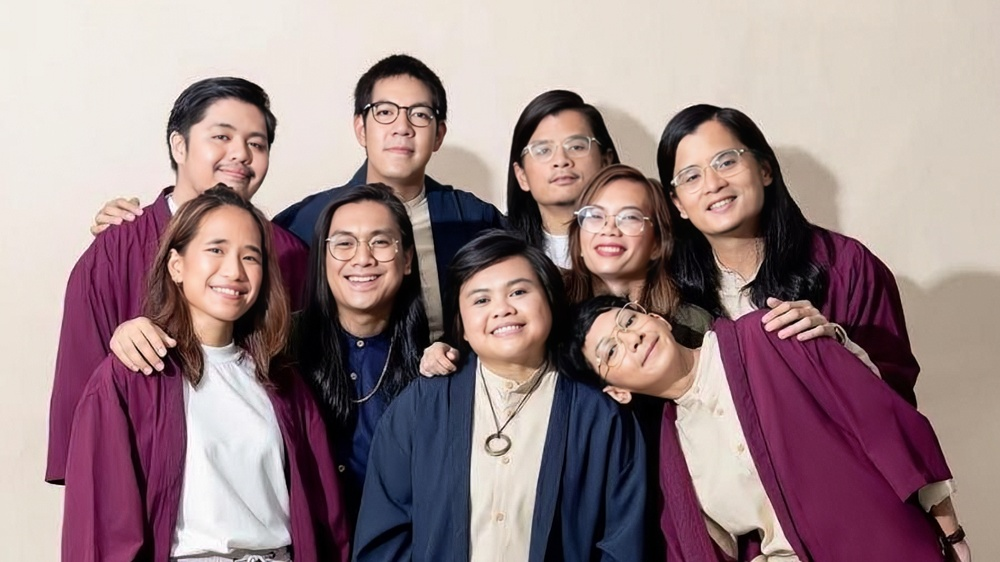
#> input picture images/ben&ben1.jpeg, 1000 x 562 px, shrunk from 1600 x 900 before the run
$ jupyter execute 'Electives - Finals_ Arnante_Tolentino.ipynb'
#> lines starting #> are read from the running program, lines starting #| are printed output that depends on the picture; after the words box and inside, x2 and y2 are one past the last pixel; in counts of white or black regions, pixels touching at a corner belong together
## Facial Recognition of Ben & Ben Band Members

### Import Libraries

[cell 1]
import cv2

### Choosing a Classifier

[cell 2]
# uncomment one to use as face classifier

classifier = cv2.CascadeClassifier("haarcascade_frontalface_default.xml")
#classifier = cv2.CascadeClassifier("lbpcascade_frontalface_improved.xml")

### Reading Images

[cell 3]
img1 = cv2.imread("images/ben&ben1.jpeg")
#> img1 is the input picture: shape (562, 1000, 3); mean B, G, R 134.4, 132.5, 154.8
img2 = cv2.imread("images/ben&ben2.png")
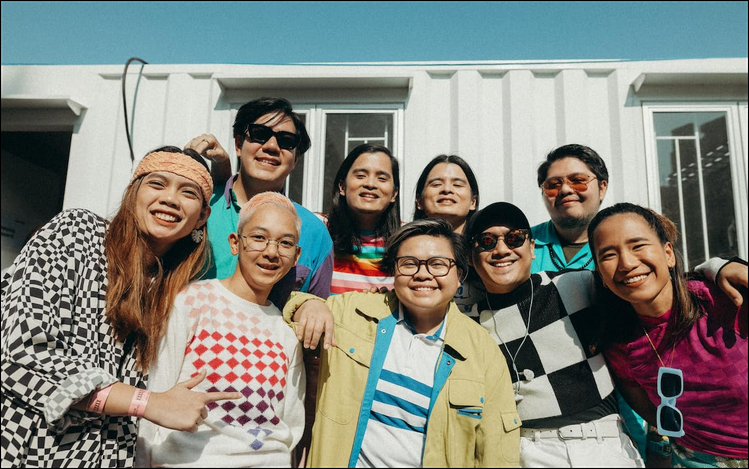
#> input picture images/ben&ben2.png, 749 x 469 px, shrunk from 1199 x 750 before the run
#> img2 is the input picture: shape (469, 749, 3); mean B, G, R 125.6, 132.5, 130.1
img3 = cv2.imread("images/ben&ben3.jpg")
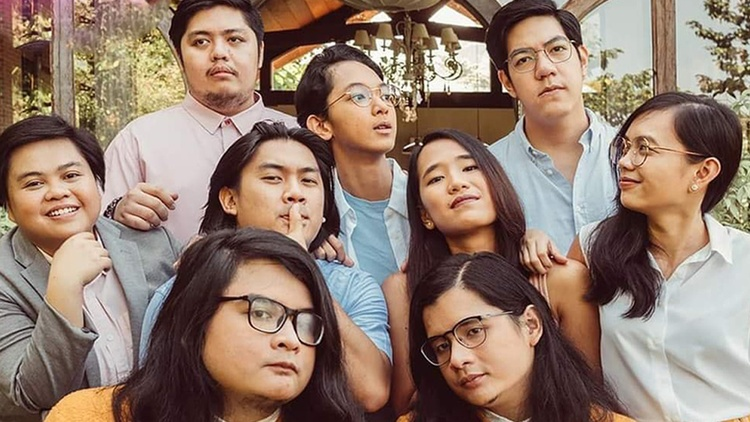
#> input picture images/ben&ben3.jpg, 750 x 422 px, shrunk from 1200 x 675 before the run
#> img3 is the input picture: shape (422, 750, 3); mean B, G, R 109.6, 123.5, 146.5
img4 = cv2.imread("images/ben&ben4.jpg")
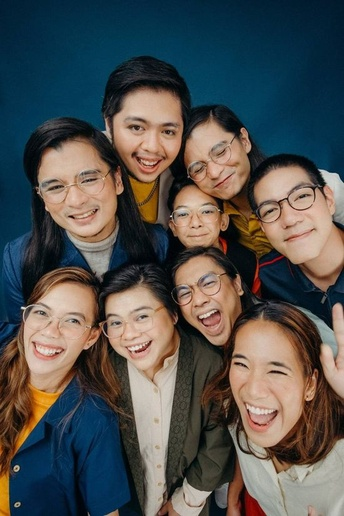
#> input picture images/ben&ben4.jpg, 344 x 516 px, shrunk from 550 x 825 before the run
#> img4 is the input picture: shape (516, 344, 3); mean B, G, R 79.1, 81, 80.9
img5 = cv2.imread("images/ben&ben5.png")

### Image Selector

[cell 4]
# replace img[number] to choose an image

img = img1

[cell 5]
gray_image = cv2.cvtColor(img, cv2.COLOR_BGR2GRAY) # convert image to grayscale
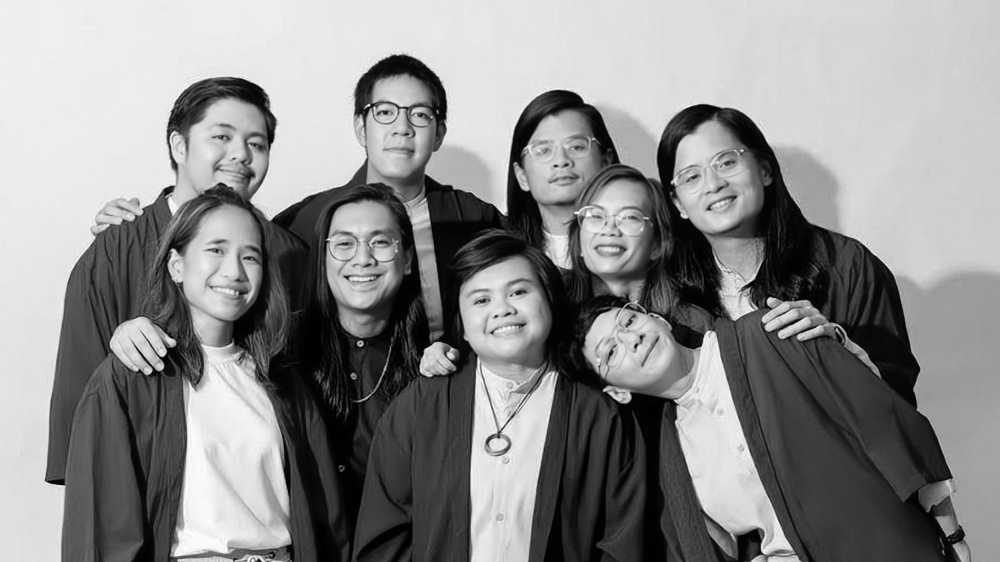
#> gray_image: shape (562, 1000); min 0, max 255, mean 139.4

faces = classifier.detectMultiScale(gray_image,1.3,5) # detect faces in the grayscale image
#> faces = [[355, 77, 92, 92], [521, 118, 81, 81], [569, 183, 88, 88], [314, 203, 95, 95], [447, 255, 103, 103], [192, 103, 89, 89], [664, 131, 94, 94], [180, 215, 98, 98]]

print(faces) # printing face location (x,y,w,h)
#| [[355  77  92  92]
#|  [521 118  81  81]
#|  [569 183  88  88]
#|  [314 203  95  95]
#|  [447 255 103 103]
#|  [192 103  89  89]
#|  [664 131  94  94]
#|  [180 215  98  98]]

for (x,y,w,h) in faces:
  cv2.rectangle(img, (x,y), (x+w, y+h),(33,220,250),3) # highlighting faces in an image using rectangle
#> this loop made 8 passes
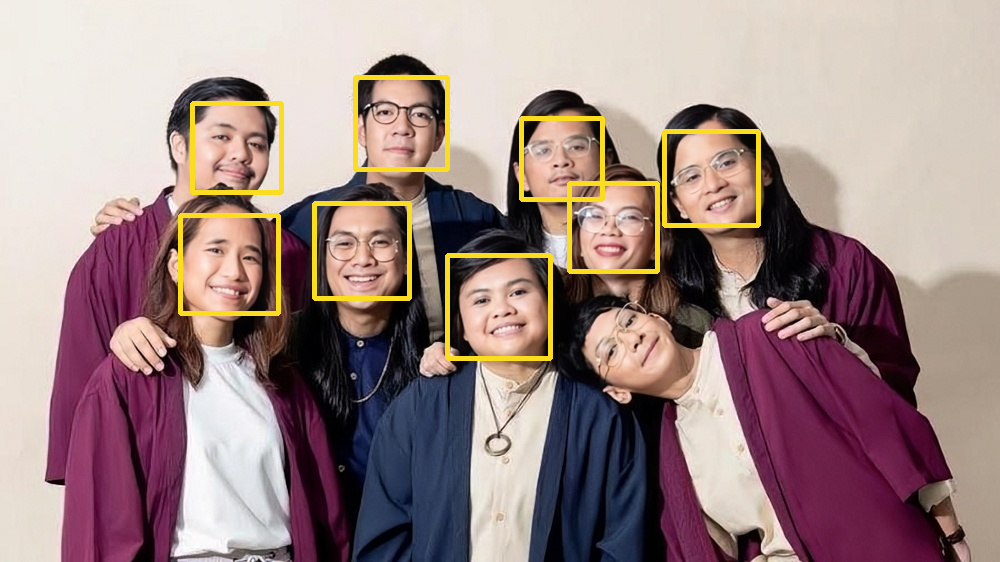
#> img: shape (562, 1000, 3); 2.61% of pixels changed, all inside (x1, y1, x2, y2) = (178, 75, 761, 361)

cv2.imshow("Sample Image",img) # gui window to display the image
cv2.waitKey(0) # to hold the window on screen
cv2.destroyAllWindows() # for removing the image from screen including the memory
